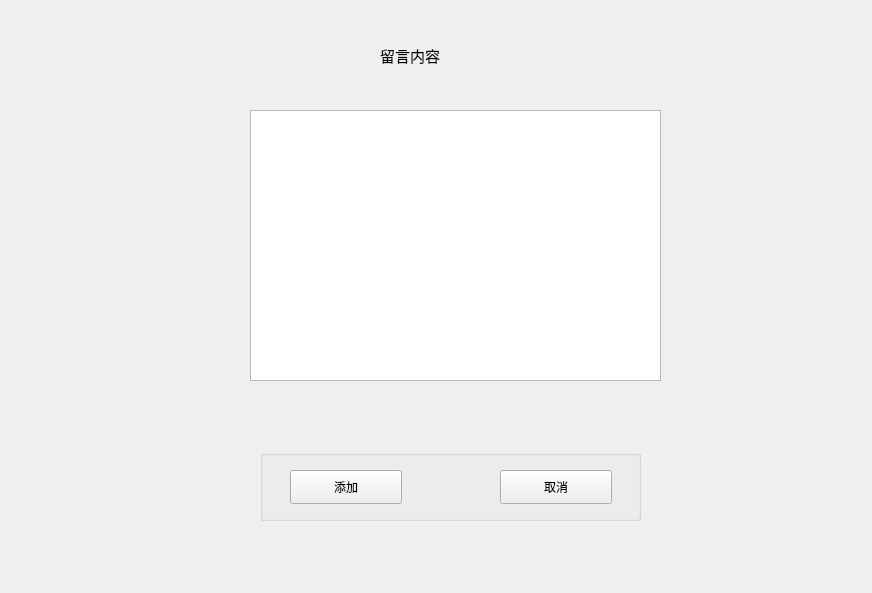
<?xml version="1.0" encoding="UTF-8"?>
<ui version="4.0">
 <class>AddMessage</class>
 <widget class="QWidget" name="AddMessage">
  <property name="geometry">
   <rect>
    <x>0</x>
    <y>0</y>
    <width>872</width>
    <height>593</height>
   </rect>
  </property>
  <property name="windowTitle">
   <string>AddMessage</string>
  </property>
  <widget class="QLabel" name="label_3">
   <property name="geometry">
    <rect>
     <x>380</x>
     <y>40</y>
     <width>101</width>
     <height>31</height>
    </rect>
   </property>
   <property name="text">
    <string>&lt;html&gt;&lt;head/&gt;&lt;body&gt;&lt;p&gt;&lt;span style=&quot; font-size:11pt;&quot;&gt;留言内容&lt;/span&gt;&lt;/p&gt;&lt;/body&gt;&lt;/html&gt;</string>
   </property>
  </widget>
  <widget class="QTextEdit" name="textEdit_3">
   <property name="geometry">
    <rect>
     <x>250</x>
     <y>110</y>
     <width>411</width>
     <height>271</height>
    </rect>
   </property>
  </widget>
  <widget class="QGroupBox" name="groupBox">
   <property name="geometry">
    <rect>
     <x>260</x>
     <y>450</y>
     <width>381</width>
     <height>71</height>
    </rect>
   </property>
   <property name="title">
    <string/>
   </property>
   <widget class="QPushButton" name="pushButton">
    <property name="geometry">
     <rect>
      <x>30</x>
      <y>20</y>
      <width>112</width>
      <height>34</height>
     </rect>
    </property>
    <property name="text">
     <string>添加</string>
    </property>
   </widget>
   <widget class="QPushButton" name="pushButton_3">
    <property name="geometry">
     <rect>
      <x>240</x>
      <y>20</y>
      <width>112</width>
      <height>34</height>
     </rect>
    </property>
    <property name="text">
     <string>取消</string>
    </property>
   </widget>
  </widget>
 </widget>
 <resources/>
 <connections/>
</ui>
